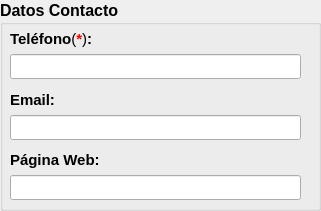
     <widget class="QGroupBox" name="groupBox_datosContacto_2">
      <property name="geometry">
       <rect>
        <x>10</x>
        <y>320</y>
        <width>321</width>
        <height>211</height>
       </rect>
      </property>
      <property name="minimumSize">
       <size>
        <width>300</width>
        <height>211</height>
       </size>
      </property>
      <property name="maximumSize">
       <size>
        <width>700</width>
        <height>225</height>
       </size>
      </property>
      <property name="font">
       <font>
        <pointsize>12</pointsize>
        <weight>75</weight>
        <bold>true</bold>
       </font>
      </property>
      <property name="cursor">
       <cursorShape>ArrowCursor</cursorShape>
      </property>
      <property name="autoFillBackground">
       <bool>false</bool>
      </property>
      <property name="title">
       <string>Datos Contacto</string>
      </property>
      <widget class="QLabel" name="label_tel_2">
       <property name="geometry">
        <rect>
         <x>10</x>
         <y>30</y>
         <width>92</width>
         <height>18</height>
        </rect>
       </property>
       <property name="font">
        <font>
         <pointsize>11</pointsize>
         <weight>75</weight>
         <bold>true</bold>
         <underline>false</underline>
        </font>
       </property>
       <property name="text">
        <string>&lt;html&gt;&lt;head/&gt;&lt;body&gt;&lt;p&gt;Teléfono&lt;span style=&quot; font-weight:400;&quot;&gt;(&lt;/span&gt;&lt;span style=&quot; color:#ff0000;&quot;&gt;*&lt;/span&gt;&lt;span style=&quot; font-weight:400;&quot;&gt;)&lt;/span&gt;:&lt;/p&gt;&lt;/body&gt;&lt;/html&gt;</string>
       </property>
      </widget>
      <widget class="QLineEdit" name="show_tel">
       <property name="geometry">
        <rect>
         <x>10</x>
         <y>54</y>
         <width>291</width>
         <height>25</height>
        </rect>
       </property>
       <property name="font">
        <font>
         <pointsize>12</pointsize>
         <weight>50</weight>
         <bold>false</bold>
        </font>
       </property>
       <property name="text">
        <string/>
       </property>
       <property name="maxLength">
        <number>40</number>
       </property>
       <property name="alignment">
        <set>Qt::AlignCenter</set>
       </property>
      </widget>
      <widget class="QLabel" name="label_email_2">
       <property name="geometry">
        <rect>
         <x>10</x>
         <y>91</y>
         <width>46</width>
         <height>18</height>
        </rect>
       </property>
       <property name="font">
        <font>
         <pointsize>11</pointsize>
         <weight>75</weight>
         <bold>true</bold>
         <underline>false</underline>
        </font>
       </property>
       <property name="text">
        <string>Email:</string>
       </property>
      </widget>
      <widget class="QLineEdit" name="show_email">
       <property name="geometry">
        <rect>
         <x>10</x>
         <y>115</y>
         <width>291</width>
         <height>25</height>
        </rect>
       </property>
       <property name="font">
        <font>
         <pointsize>12</pointsize>
         <weight>50</weight>
         <bold>false</bold>
        </font>
       </property>
       <property name="text">
        <string/>
       </property>
       <property name="maxLength">
        <number>40</number>
       </property>
       <property name="alignment">
        <set>Qt::AlignCenter</set>
       </property>
      </widget>
      <widget class="QLabel" name="label_web_2">
       <property name="geometry">
        <rect>
         <x>10</x>
         <y>151</y>
         <width>93</width>
         <height>18</height>
        </rect>
       </property>
       <property name="font">
        <font>
         <pointsize>11</pointsize>
         <weight>75</weight>
         <bold>true</bold>
         <underline>false</underline>
        </font>
       </property>
       <property name="text">
        <string>Página Web:</string>
       </property>
      </widget>
      <widget class="QLineEdit" name="show_web">
       <property name="geometry">
        <rect>
         <x>10</x>
         <y>175</y>
         <width>291</width>
         <height>25</height>
        </rect>
       </property>
       <property name="font">
        <font>
         <pointsize>12</pointsize>
         <weight>50</weight>
         <bold>false</bold>
        </font>
       </property>
       <property name="text">
        <string/>
       </property>
       <property name="maxLength">
        <number>40</number>
       </property>
       <property name="alignment">
        <set>Qt::AlignCenter</set>
       </property>
      </widget>
     </widget>
